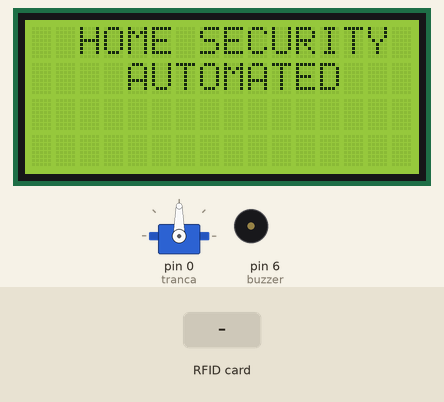
Simulated run of this sketch. Board: Arduino Uno, built with avr-gcc and run on an emulated ATmega328P. On the bench: servo, 16×4 character LCD, buzzer (waves = sounding). The test bench sets the inputs (shaded band).

Above: at 1.3 s.
1.4 s: RFID card 5E 7A 19 C4 held to the reader
At 2.2 s:
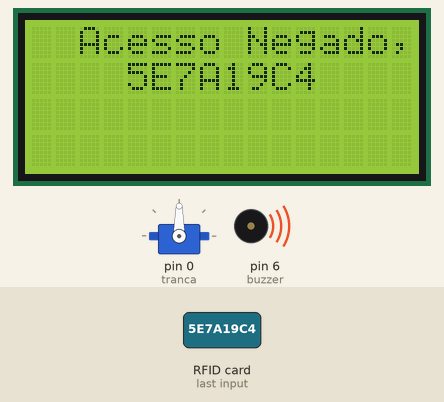
4.4 s: RFID card 06 65 BF 12 held to the reader
At 4.7 s:
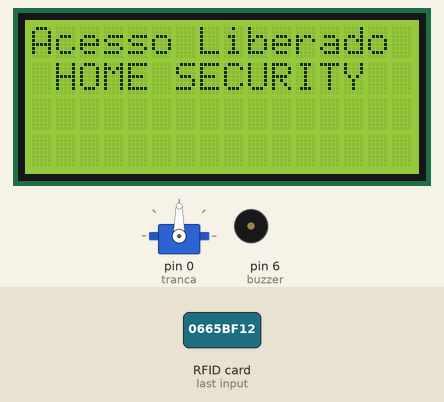
7.4 s: RFID card 06 65 BF 12 held to the reader
At 7.9 s:
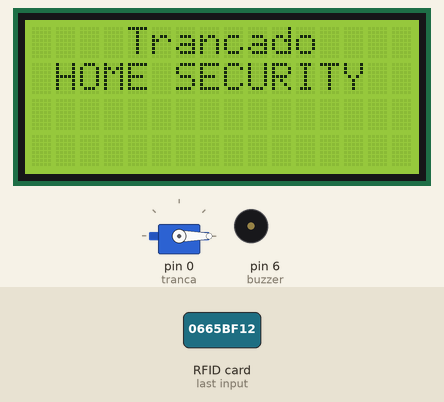
10.4 s: RFID card 5E 7A 19 C4 held to the reader
At 13.8 s:
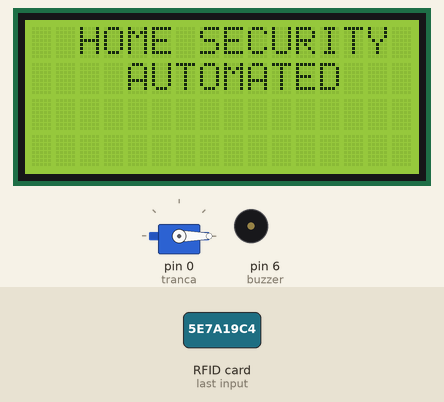
Timing chart, 0 to 14.4 s (numbered marks = the images above; inputs shaded):
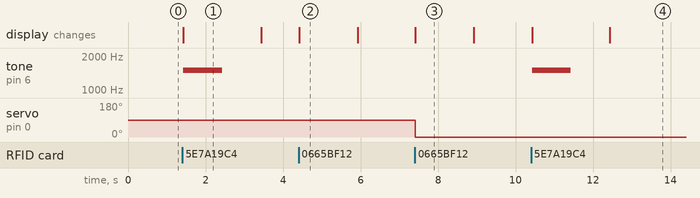

Measured:
- after the input at 1.4 s, tone on pin 6 (buzzer): silent → 1500 Hz at once, → silent 1.0 s later; the display: changes at once (image 1)
- after the input at 4.4 s, the display: changes at once (image 2)
- after the input at 7.4 s, servo on pin 0 (tranca): 90° → 0° at once; the display: changes at once (image 3)
- after the input at 10.4 s, tone on pin 6 (buzzer): silent → 1500 Hz at once, → silent 1.0 s later; the display: first changes at once (image 4 shows a later state)
- what the display in image 1 shows lasts 2.0 s, from 1.4 s to 3.4 s
- what the display in image 2 shows lasts 1.5 s, from 4.4 s to 5.9 s

The sketch:

HSA5.1.ino
```cpp
//Incluindo as biblioteca para a conclusão do projeto.
#include <LiquidCrystal.h>
#include<Servo.h>
#include <MFRC522.h>

//Define as portas 10 e 9 para o RFID.
#define SS_PIN 10
#define RST_PIN 9

//Cria uma instância para o leitor RFID.
MFRC522 HSA(SS_PIN, RST_PIN);

//Define os pinos do LCD.
LiquidCrystal lcd(8, 7, 5, 4, 3, 2);

//Cria um objeto para o servo.
Servo tranca;

//Variável que controla o estado da fechadura.
int liberado = 0;

//Variável que controla o buzzer.
const int buzzer = 6;

void setup()
{
  // Define o pino do Buzzer como Saida
  pinMode(buzzer,OUTPUT);

  tranca.attach(0); //Incia o servo.
  lcd.begin(16, 4); //Define o número de colunas e linhas do LCD.

  SPI.begin();//Inicia o SPI bus.
  HSA.PCD_Init();//Inicia o MFRC522.

  //Mensagem inicial.
  lcd.clear();
  lcd.setCursor(2, 0);
  lcd.print("HOME SECURITY");
  lcd.setCursor(4,1);
  lcd.print("AUTOMATED");
}

void loop()
{
  //Procura tags a serem lidas.
  if (!HSA.PICC_IsNewCardPresent())
  {
    return;
  }
  if(!HSA.PICC_ReadCardSerial())
  {
    return;
  }

  //Exibe o ID da tag.
  String IDtag = "";
  byte letra;

  //Pega o ID da tag.
  for(byte i = 0; i < HSA.uid.size; i++)
  {
    IDtag.concat(String(HSA.uid.uidByte[i] < 0x10 ? " 0": ""));
    IDtag.concat(String(HSA.uid.uidByte[i], HEX));
  }
  IDtag.toUpperCase();

 //Compara o ID lido com o ID da tag do cartão liberado e compara o valor da variável que controla o estado da fechadura.
  if(IDtag.substring(1) == "0665BF12" && liberado == 0)
  {
    //Servo se move para posição 90ºGraus permitindo abertura da porta.
    tranca.write(90);

    //Exibe mensagem de acesso liberado no LCD.
    lcd.clear();
    lcd.setCursor(0, 0);
    lcd.print("Acesso Liberado");
    lcd.setCursor(1,1);
    lcd.print("HOME SECURITY");
    delay(1500);
    lcd.clear();
    lcd.setCursor(2, 0);
    lcd.print("HOME SECURITY");
    lcd.setCursor(4,1);
    lcd.print("AUTOMATED");

    liberado = 1;
  }else if(IDtag.substring(1) == "0665BF12" && liberado == 1)
  {
     //Servo se move para posição zero permitindo abertura da porta.
     tranca.write(0);

     //Exibe a mensagem de trancado no LCD.
     lcd.clear();
     lcd.setCursor(4, 0);
     lcd.print("Trancado");
     lcd.setCursor(1,1);
     lcd.print("HOME SECURITY");
     delay(1500);
     lcd.clear();
     lcd.setCursor(2, 0);
     lcd.print("HOME SECURITY");
     lcd.setCursor(4,1);
     lcd.print("AUTOMATED");

     liberado = 0;
    }else{
       //Exibe a mensagem de acesso negado no LCD.
       lcd.clear();
       lcd.setCursor(2, 0);
       lcd.print("Acesso Negado,");
       lcd.setCursor(4,1);
       lcd.print(IDtag);

       //Ligando o buzzer com uma frequencia de 1500 hz.
       tone(buzzer,1500);
       delay(1000);
       //Desligando o buzzer.
       noTone(buzzer);
       delay(1000);

       lcd.clear();
       lcd.setCursor(2, 0);
       lcd.print("HOME SECURITY");
       lcd.setCursor(4,1);
       lcd.print("AUTOMATED");
    }
  }
```
